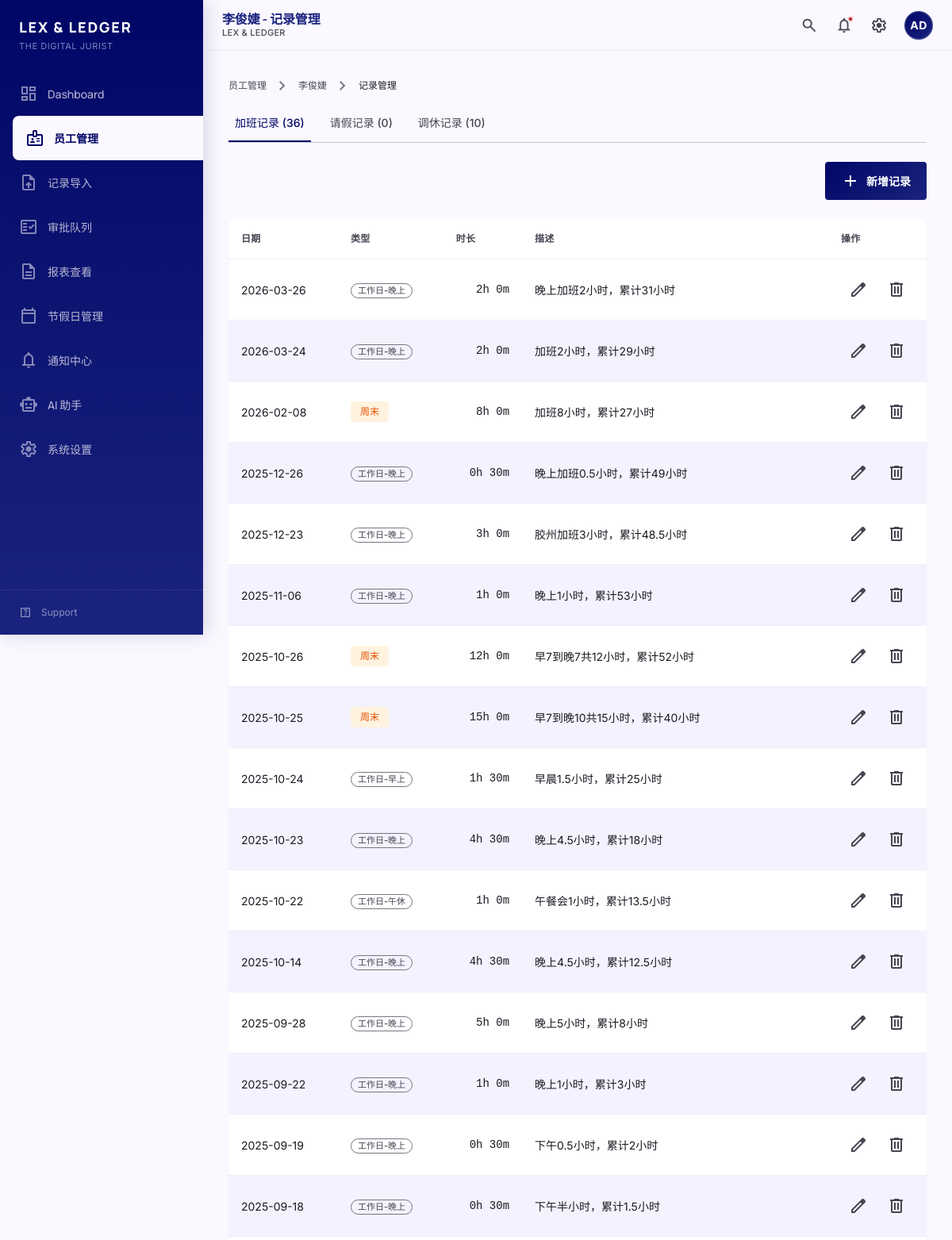
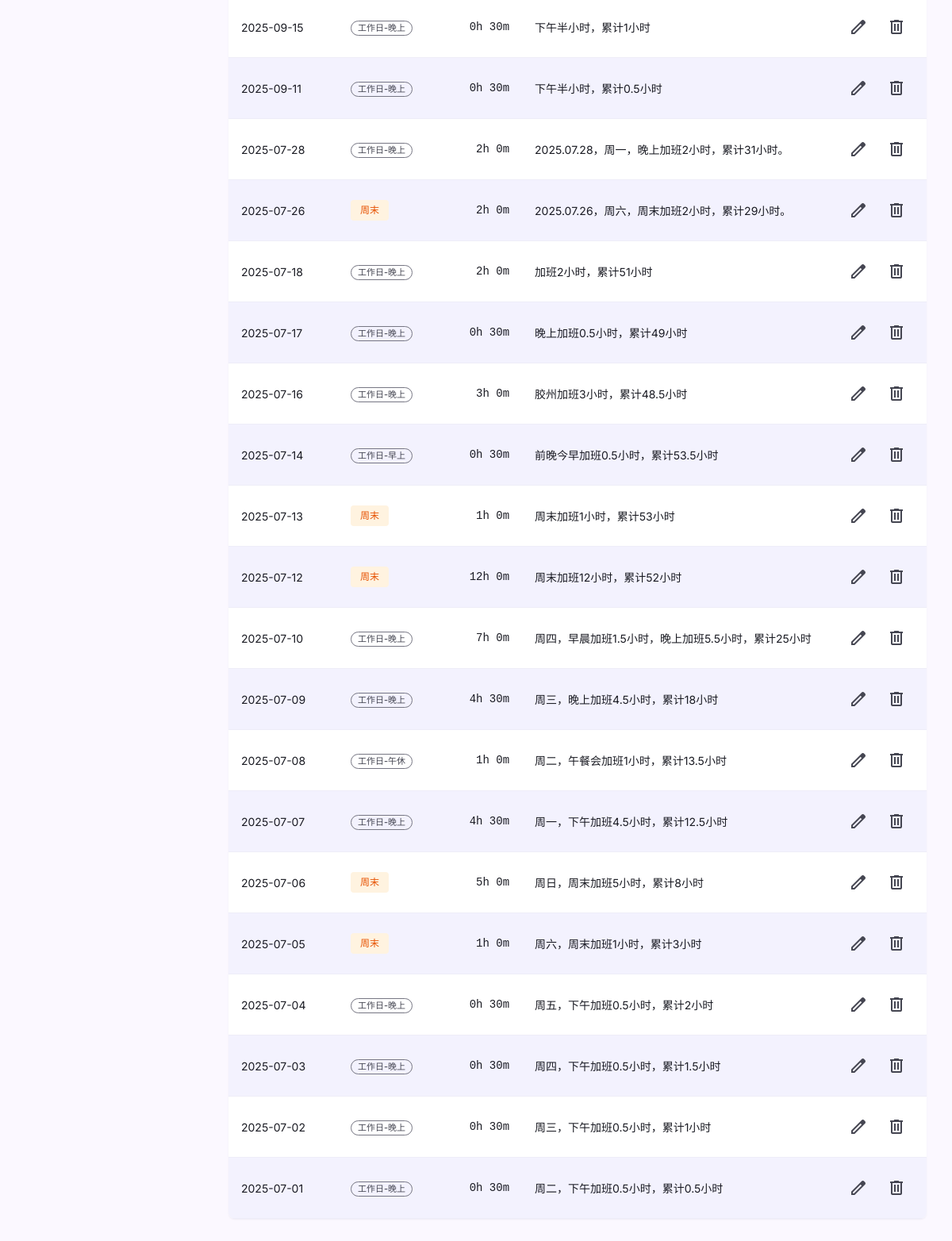
The app's page /employees/E001/records/ with its own data (2 pictures, top to bottom).
### tables this page shows
CREATE TABLE employees (
            id INTEGER PRIMARY KEY AUTOINCREMENT,
            employee_id TEXT NOT NULL UNIQUE,
            name TEXT NOT NULL,
            department TEXT,
            is_active INTEGER DEFAULT 1,
            created_at TIMESTAMP DEFAULT CURRENT_TIMESTAMP,
            updated_at TIMESTAMP DEFAULT CURRENT_TIMESTAMP
        );

CREATE TABLE overtime_records (
            id INTEGER PRIMARY KEY AUTOINCREMENT,
            employee_id TEXT NOT NULL,
            work_date DATE NOT NULL,
            overtime_type TEXT CHECK(overtime_type IN ('weekday_morning', 'weekday_lunch', 'weekday_evening', 'weekend', 'holiday')),
            duration_hours INTEGER NOT NULL CHECK(duration_hours >= 0),
            duration_minutes INTEGER NOT NULL
                CHECK(duration_minutes >= 0 AND duration_minutes < 60),
            total_minutes INTEGER NOT NULL CHECK(total_minutes > 0),
            description TEXT,
            raw_text TEXT,
            source_import_id INTEGER,
            employment_status TEXT DEFAULT 'active'
                CHECK(employment_status IN ('active', 'inactive')),
            created_at TIMESTAMP DEFAULT CURRENT_TIMESTAMP,
            updated_at TIMESTAMP DEFAULT CURRENT_TIMESTAMP,
            FOREIGN KEY (employee_id) REFERENCES employees(employee_id)
        );

### src/web/routes/employees.py (the view)
@bp.route('/<employee_id>/records/')
def employee_records(employee_id):
    conn = get_db()
    cursor = conn.cursor()
    employee = None
    overtime_records = []
    leave_records = []
    comp_off_records = []
    active_tab = request.args.get('tab', 'overtime')
    try:
        cursor.execute("SELECT * FROM employees WHERE employee_id = ?", (employee_id,))
        row = cursor.fetchone()
        if row:
            employee = dict(row)
            cursor.execute("""
                SELECT * FROM overtime_records
                WHERE employee_id = ?
                ORDER BY work_date DESC
            """, (employee_id,))
            overtime_records = [dict(row) for row in cursor.fetchall()]
            cursor.execute("""
                SELECT * FROM leave_records
                WHERE employee_id = ?
                ORDER BY leave_date DESC
            """, (employee_id,))
            leave_records = [dict(row) for row in cursor.fetchall()]
            cursor.execute("""
                SELECT * FROM comp_off_usage_records
                WHERE employee_id = ?
                ORDER BY usage_date DESC
            """, (employee_id,))
            comp_off_records = [dict(row) for row in cursor.fetchall()]
        else:
            flash('员工不存在', 'error')
    except sqlite3.Error as e:
        logger.error(f"查询员工记录失败: {e}")
        flash('查询失败', 'error')
    finally:
        conn.close()
    duplicate_groups = []
    if active_tab == 'overtime':
        groups = {}
        for r in overtime_records:
            key = (r.get('work_date'), r.get('overtime_type'), r.get('total_minutes'))
            groups.setdefault(key, []).append(r)
        duplicate_groups = [g for g in groups.values() if len(g) >= 2]
    elif active_tab == 'leave':
        groups = {}
        for r in leave_records:
            key = (r.get('leave_date'), r.get('leave_type'), r.get('total_minutes'))
            groups.setdefault(key, []).append(r)
        duplicate_groups = [g for g in groups.values() if len(g) >= 2]
    elif active_tab == 'comp_off':
        groups = {}
        for r in comp_off_records:
            key = (r.get('usage_date'), r.get('total_minutes'))
            groups.setdefault(key, []).append(r)
        duplicate_groups = [g for g in groups.values() if len(g) >= 2]
    return render_template(
        'employee_records.html',
        employee=employee,
        overtime_records=overtime_records,
        leave_records=leave_records,
        comp_off_records=comp_off_records,
        active_tab=active_tab,
        duplicate_groups=duplicate_groups
    )

### src/web/utils.py (called while the page is built)
def get_db():
    db_path = current_app.config['DATABASE']
    conn = sqlite3.connect(db_path)
    conn.row_factory = sqlite3.Row
    return conn

### src/web/templates/employee_records.html (shortened to what this page needs)
{% extends "base.html" %}
{% block page_title %}{{ employee.name if employee else '未知' }} - 记录管理{% endblock %}
{% block content %}
<div class="page-container">
    <nav class="breadcrumb mb-6">
        <a href="{{ url_for('employees.list_employees') }}">员工管理</a>
        <span class="breadcrumb-separator material-symbols-outlined">chevron_right</span>
        <a href="{{ url_for('employees.employee_detail', employee_id=employee.employee_id) }}">{{ employee.name if employee else '未知' }}</a>
        <span class="breadcrumb-separator material-symbols-outlined">chevron_right</span>
        <span class="breadcrumb-current">记录管理</span>
    </nav>
    {% if employee %}
    <div class="mb-6 border-b border-outline-variant">
        <div class="flex gap-4">
            <a href="{{ url_for('employees.employee_records', employee_id=employee.employee_id, tab='overtime') }}"
               class="pb-3 px-2 text-label-md font-medium border-b-2 transition-colors {% if active_tab == 'overtime' %}border-primary text-primary{% else %}border-transparent text-on-surface-variant hover:text-on-surface{% endif %}">
                加班记录 ({{ overtime_records|length }})
            </a>
            <a href="{{ url_for('employees.employee_records', employee_id=employee.employee_id, tab='leave') }}"
               class="pb-3 px-2 text-label-md font-medium border-b-2 transition-colors {% if active_tab == 'leave' %}border-primary text-primary{% else %}border-transparent text-on-surface-variant hover:text-on-surface{% endif %}">
                请假记录 ({{ leave_records|length }})
            </a>
            <a href="{{ url_for('employees.employee_records', employee_id=employee.employee_id, tab='comp_off') }}"
               class="pb-3 px-2 text-label-md font-medium border-b-2 transition-colors {% if active_tab == 'comp_off' %}border-primary text-primary{% else %}border-transparent text-on-surface-variant hover:text-on-surface{% endif %}">
                调休记录 ({{ comp_off_records|length }})
            </a>
        </div>
    </div>
    <div class="flex justify-end mb-6">
        <a href="{{ url_for('employees.create_record', employee_id=employee.employee_id, type=active_tab) }}" class="btn btn-primary">
            <span class="material-symbols-outlined">add</span>
            新增记录
        </a>
    </div>
    {% if active_tab == 'overtime' %}
    <div class="content-card">
        <div class="content-card-body p-0">
            {% if overtime_records %}
            <div class="data-table-wrapper">
                <table class="data-table">
                    <thead>
                        <tr>
                            <th>日期</th>
                            <th>类型</th>
                            <th class="text-right">时长</th>
                            <th>描述</th>
                            <th style="width: 120px;">操作</th>
                        </tr>
                    </thead>
                    <tbody>
                        {% for record in overtime_records %}
                        <tr>
                            <td>{{ record.work_date }}</td>
                            <td>
                                {% if record.overtime_type == 'weekday_morning' %}
                                <span class="badge badge-outline">工作日-早上</span>
                                {% elif record.overtime_type == 'weekday_lunch' %}
                                <span class="badge badge-outline">工作日-午休</span>
                                {% elif record.overtime_type == 'weekday_evening' %}
                                <span class="badge badge-outline">工作日-晚上</span>
                                {% elif record.overtime_type == 'weekday_mixed' %}
                                <span class="badge badge-outline">工作日-全天</span>
                                {% elif record.overtime_type == 'weekend' %}
                                <span class="chip chip-warning">周末</span>
                                {% elif record.overtime_type == 'holiday' %}
                                <span class="chip chip-error">法定节假日</span>
                                {% else %}
                                <span class="badge badge-outline">{{ record.overtime_type }}</span>
                                {% endif %}
                            </td>
                            <td class="text-right font-mono">{{ record.duration_hours }}h {{ record.duration_minutes }}m</td>
                            <td class="text-on-surface-variant truncate max-w-xs" title="{{ record.description or '' }}">{{ record.description or '-' }}</td>
                            <td>
                                <div class="flex items-center gap-1">
                                    <a href="{{ url_for('employees.edit_record', employee_id=employee.employee_id, record_type='overtime', record_id=record.id) }}"
                                       class="action-btn text-primary" title="编辑">
                                        <span class="material-symbols-outlined">edit</span>
                                    </a>
                                    <form method="POST" action="{{ url_for('employees.delete_record', employee_id=employee.employee_id, record_type='overtime', record_id=record.id) }}"
                                          class="inline" onsubmit="return confirm('确定删除这条加班记录吗？')">
                                        <button type="submit" class="action-btn text-error" title="删除">
                                            <span class="material-symbols-outlined">delete</span>
                                        </button>
                                    </form>
                                </div>
                            </td>
                        </tr>
                        {% endfor %}
                    </tbody>
                </table>
            </div>
            {% else %}
            <div class="empty-state py-16">
                <span class="material-symbols-outlined empty-state-icon">schedule</span>
                <h3 class="empty-state-title">暂无加班记录</h3>
                <p class="empty-state-description">该员工还没有加班记录</p>
            </div>
            {% endif %}
        </div>
    </div>
    {% endif %}
    {% endif %}
</div>
{% endblock %}

### src/web/static/css/tokens.css (style rules this page uses)
:root { --color-primary: #000666; --color-primary-container: #1a237e; --color-on-primary: #ffffff; --color-on-primary-container: #8690ee; --color-primary-fixed: #e0e0ff; --color-primary-fixed-dim: #bdc2ff; --color-inverse-primary: #bdc2ff; --color-on-primary-fixed: #000767; --color-on-primary-fixed-variant: #343d96; --color-secondary: #1b6d24; --color-secondary-container: #a0f399; --color-on-secondary: #ffffff; --color-on-secondary-container: #217128; --color-secondary-fixed: #a3f69c; --color-secondary-fixed-dim: #88d982; --color-on-secondary-fixed: #002204; --color-on-secondary-fixed-variant: #005312; --color-tertiary: #321100; --color-tertiary-container: #532100; --color-on-tertiary: #ffffff; --color-on-tertiary-container: #f57009; --color-tertiary-fixed: #ffdbca; --color-tertiary-fixed-dim: #ffb68f; --color-on-tertiary-fixed: #331200; --color-on-tertiary-fixed-variant: #773200; --color-error: #ba1a1a; --color-error-container: #ffdad6; --color-on-error: #ffffff; --color-on-error-container: #93000a; --color-background: #fbf8ff; --color-on-background: #1a1b23; --color-surface: #fbf8ff; --color-on-surface: #1a1b23; --color-surface-variant: #e2e1ed; --color-on-surface-variant: #454652; --color-inverse-surface: #2f3038; --color-inverse-on-surface: #f1f0fb; --color-surface-tint: #4c56af; --color-surface-dim: #dad9e4; --color-surface-bright: #fbf8ff; --color-surface-container-lowest: #ffffff; --color-surface-container-low: #f3f2fe; --color-surface-container: #eeedf8; --color-surface-container-high: #e8e7f2; --color-surface-container-highest: #e2e1ed; --color-outline: #767683; --color-outline-variant: #c6c5d4; --font-headline: 'Manrope', -apple-system, BlinkMacSystemFont, sans-serif; --font-body: 'Inter', -apple-system, BlinkMacSystemFont, sans-serif; --font-label: 'Inter', -apple-system, BlinkMacSystemFont, sans-serif; --font-mono: 'SF Mono', 'Monaco', 'Inconsolata', monospace; --text-display-lg: 3.5rem; --text-display-md: 2.5rem; --text-display-sm: 2rem; --text-headline-lg: 2rem; --text-headline-md: 1.5rem; --text-headline-sm: 1.25rem; --text-title-lg: 1.125rem; --text-title-md: 1rem; --text-title-sm: 0.875rem; --text-body-lg: 1rem; --text-body-md: 0.875rem; --text-body-sm: 0.8125rem; --text-label-lg: 0.875rem; --text-label-md: 0.75rem; --text-label-sm: 0.6875rem; --font-regular: 400; --font-medium: 500; --font-semibold: 600; --font-bold: 700; --font-extrabold: 800; --leading-tight: 1.2; --leading-snug: 1.375; --leading-normal: 1.5; --leading-relaxed: 1.625; --tracking-tighter: -0.02em; --tracking-tight: -0.01em; --tracking-normal: 0; --tracking-wide: 0.025em; --tracking-wider: 0.05em; --tracking-widest: 0.1em; --space-0: 0; --space-1: 0.25rem; --space-2: 0.5rem; --space-3: 0.75rem; --space-4: 1rem; --space-5: 1.25rem; --space-6: 1.5rem; --space-8: 2rem; --space-10: 2.5rem; --space-12: 3rem; --space-16: 4rem; --space-20: 5rem; --space-24: 6rem; --section-gap-sm: var(--space-6); --section-gap-md: var(--space-8); --section-gap-lg: var(--space-12); --radius-none: 0; --radius-xs: 0.125rem; --radius-sm: 0.25rem; --radius-md: 0.5rem; --radius-lg: 0.75rem; --radius-xl: 1rem; --radius-full: 9999px; --shadow-ambient: 0 0 48px rgba(26, 27, 35, 0.06); --shadow-ambient-lg: 0 0 64px rgba(26, 27, 35, 0.08); --shadow-sm: 0 1px 2px rgba(26, 27, 35, 0.05); --shadow-md: 0 4px 6px rgba(26, 27, 35, 0.07), 0 2px 4px rgba(26, 27, 35, 0.05); --shadow-lg: 0 10px 15px rgba(26, 27, 35, 0.08), 0 4px 6px rgba(26, 27, 35, 0.05); --shadow-xl: 0 20px 25px rgba(26, 27, 35, 0.1), 0 10px 10px rgba(26, 27, 35, 0.04); --shadow-sidebar: 4px 0 24px rgba(0, 6, 102, 0.15); --duration-fast: 150ms; --duration-normal: 200ms; --duration-slow: 300ms; --duration-slower: 400ms; --ease-default: cubic-bezier(0.4, 0, 0.2, 1); --ease-in: cubic-bezier(0.4, 0, 1, 1); --ease-out: cubic-bezier(0, 0, 0.2, 1); --ease-out-expo: cubic-bezier(0.16, 1, 0.3, 1); --ease-spring: cubic-bezier(0.34, 1.56, 0.64, 1); --sidebar-width: 16rem; --sidebar-width-collapsed: 4rem; --content-max-width: 80rem; --header-height: 4rem; --z-base: 0; --z-dropdown: 100; --z-sticky: 200; --z-fixed: 300; --z-modal-backdrop: 400; --z-modal: 500; --z-popover: 600; --z-tooltip: 700; --z-toast: 800; }

### src/web/static/css/interactions.css (style rules this page uses)
.page-transition { animation: pageEnter 0.4s var(--ease-out-expo); }
.badge { transition: transform 0.2s var(--ease-spring); }
.content-card { transition: box-shadow 0.2s var(--ease-out-expo); }

### records on screen
employees: name "李俊婕"
overtime_records: work_date "2026-03-26", overtime_type "工作日-晚上", duration_hours "2", duration_minutes "0", description "晚上加班2小时，累计31小时"
overtime_records: work_date "2026-03-24", overtime_type "工作日-晚上", duration_hours "2", duration_minutes "0", description "加班2小时，累计29小时"
overtime_records: work_date "2026-02-08", overtime_type "周末", duration_hours "8", duration_minutes "0", description "加班8小时，累计27小时"
overtime_records: work_date "2025-12-26", overtime_type "工作日-晚上", duration_hours "0", duration_minutes "30", description "晚上加班0.5小时，累计49小时"
overtime_records: work_date "2025-12-23", overtime_type "工作日-晚上", duration_hours "3", duration_minutes "0", description "胶州加班3小时，累计48.5小时"
overtime_records: work_date "2025-11-06", overtime_type "工作日-晚上", duration_hours "1", duration_minutes "0", description "晚上1小时，累计53小时"
overtime_records: work_date "2025-10-26", overtime_type "周末", duration_hours "12", duration_minutes "0", description "早7到晚7共12小时，累计52小时"
overtime_records: work_date "2025-10-25", overtime_type "周末", duration_hours "15", duration_minutes "0", description "早7到晚10共15小时，累计40小时"
overtime_records: work_date "2025-10-24", overtime_type "工作日-早上", duration_hours "1", duration_minutes "30", description "早晨1.5小时，累计25小时"
overtime_records: work_date "2025-10-23", overtime_type "工作日-晚上", duration_hours "4", duration_minutes "30", description "晚上4.5小时，累计18小时"
overtime_records: work_date "2025-10-22", overtime_type "工作日-午休", duration_hours "1", duration_minutes "0", description "午餐会1小时，累计13.5小时"
overtime_records: work_date "2025-10-14", overtime_type "工作日-晚上", duration_hours "4", duration_minutes "30", description "晚上4.5小时，累计12.5小时"
overtime_records: work_date "2025-09-28", overtime_type "工作日-晚上", duration_hours "5", duration_minutes "0", description "晚上5小时，累计8小时"
overtime_records: work_date "2025-09-22", overtime_type "工作日-晚上", duration_hours "1", duration_minutes "0", description "晚上1小时，累计3小时"
overtime_records: work_date "2025-09-19", overtime_type "工作日-晚上", duration_hours "0", duration_minutes "30", description "下午0.5小时，累计2小时"
overtime_records: work_date "2025-09-18", overtime_type "工作日-晚上", duration_hours "0", duration_minutes "30", description "下午半小时，累计1.5小时"
overtime_records: work_date "2025-09-15", overtime_type "工作日-晚上", duration_hours "0", duration_minutes "30", description "下午半小时，累计1小时"
overtime_records: work_date "2025-09-11", overtime_type "工作日-晚上", duration_hours "0", duration_minutes "30", description "下午半小时，累计0.5小时"
overtime_records: work_date "2025-07-28", overtime_type "工作日-晚上", duration_hours "2", duration_minutes "0", description "2025.07.28，周一，晚上加班2小时，累计31小时。"
overtime_records: work_date "2025-07-26", overtime_type "周末", duration_hours "2", duration_minutes "0", description "2025.07.26，周六，周末加班2小时，累计29小时。"
overtime_records: work_date "2025-07-18", overtime_type "工作日-晚上", duration_hours "2", duration_minutes "0", description "加班2小时，累计51小时"
overtime_records: work_date "2025-07-17", overtime_type "工作日-晚上", duration_hours "0", duration_minutes "30", description "晚上加班0.5小时，累计49小时"
overtime_records: work_date "2025-07-16", overtime_type "工作日-晚上", duration_hours "3", duration_minutes "0", description "胶州加班3小时，累计48.5小时"
overtime_records: work_date "2025-07-14", overtime_type "工作日-早上", duration_hours "0", duration_minutes "30", description "前晚今早加班0.5小时，累计53.5小时"
overtime_records: work_date "2025-07-13", overtime_type "周末", duration_hours "1", duration_minutes "0", description "周末加班1小时，累计53小时"
overtime_records: work_date "2025-07-12", overtime_type "周末", duration_hours "12", duration_minutes "0", description "周末加班12小时，累计52小时"
overtime_records: work_date "2025-07-10", overtime_type "工作日-晚上", duration_hours "7", duration_minutes "0", description "周四，早晨加班1.5小时，晚上加班5.5小时，累计25小时"
overtime_records: work_date "2025-07-09", overtime_type "工作日-晚上", duration_hours "4", duration_minutes "30", description "周三，晚上加班4.5小时，累计18小时"
overtime_records: work_date "2025-07-08", overtime_type "工作日-午休", duration_hours "1", duration_minutes "0", description "周二，午餐会加班1小时，累计13.5小时"
overtime_records: work_date "2025-07-07", overtime_type "工作日-晚上", duration_hours "4", duration_minutes "30", description "周一，下午加班4.5小时，累计12.5小时"
overtime_records: work_date "2025-07-06", overtime_type "周末", duration_hours "5", duration_minutes "0", description "周日，周末加班5小时，累计8小时"
overtime_records: work_date "2025-07-05", overtime_type "周末", duration_hours "1", duration_minutes "0", description "周六，周末加班1小时，累计3小时"
overtime_records: work_date "2025-07-04", overtime_type "工作日-晚上", duration_hours "0", duration_minutes "30", description "周五，下午加班0.5小时，累计2小时"
overtime_records: work_date "2025-07-03", overtime_type "工作日-晚上", duration_hours "0", duration_minutes "30", description "周四，下午加班0.5小时，累计1.5小时"
overtime_records: work_date "2025-07-02", overtime_type "工作日-晚上", duration_hours "0", duration_minutes "30", description "周三，下午加班0.5小时，累计1小时"
overtime_records: work_date "2025-07-01", overtime_type "工作日-晚上", duration_hours "0", duration_minutes "30", description "周二，下午加班0.5小时，累计0.5小时"

### other values on screen
{{ overtime_records|length }} "36"
{{ leave_records|length }} "0"
{{ comp_off_records|length }} "10"
